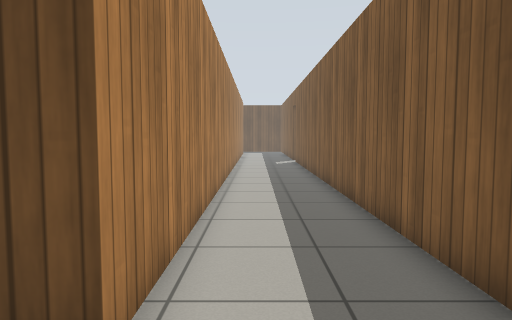
View 1 (above)

24 first-person views from a walk through a robot-simulator world made for Gazebo. The camera is 0.94 m above the floor, tilts 4° down and sees 70° across. The floor is counted in squares, 0.5 m on a side. Each view is taken from the middle of a square. On the plan, view 1 faces up. The plan holds only what a view shows up to about 18 squares ahead; the rest is blank. The place goes on beyond the plan. Simple patterns stand in for the simulator's built-in surfaces.

View 2
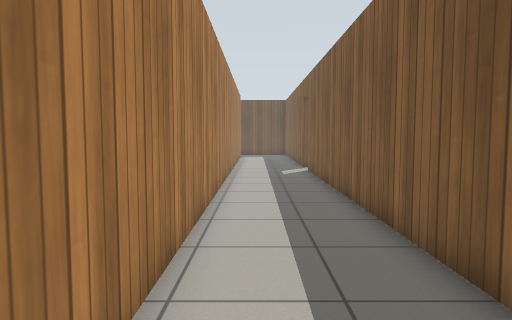

View 3
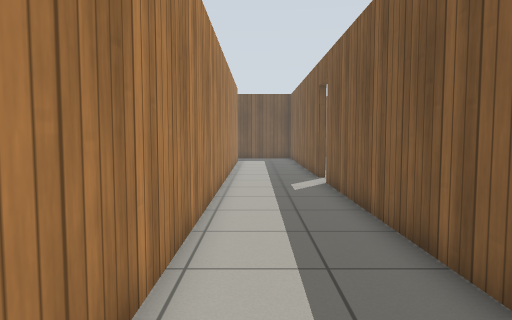

View 4
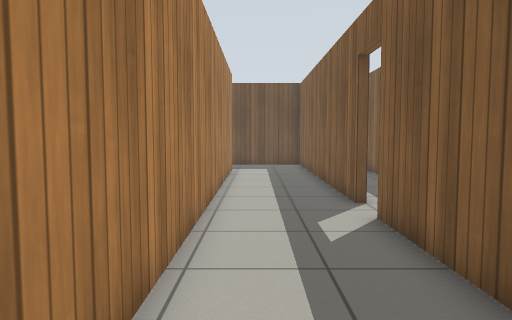

View 5
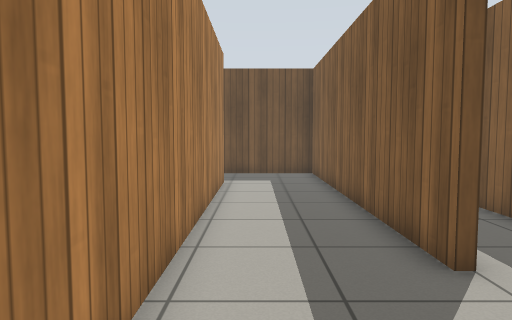

View 6
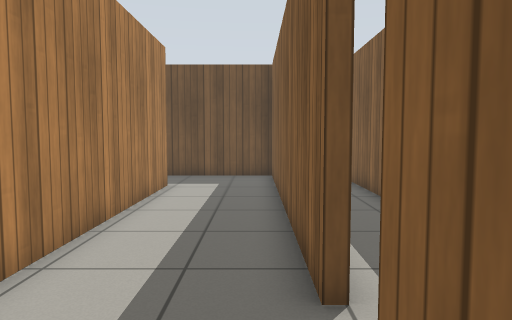

View 7
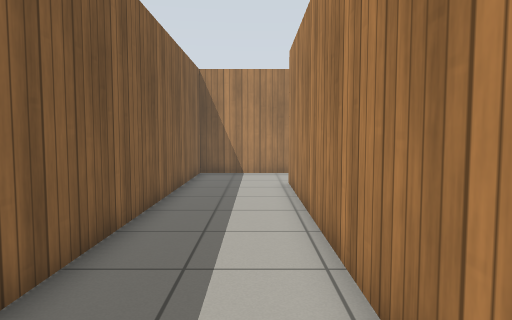

View 8
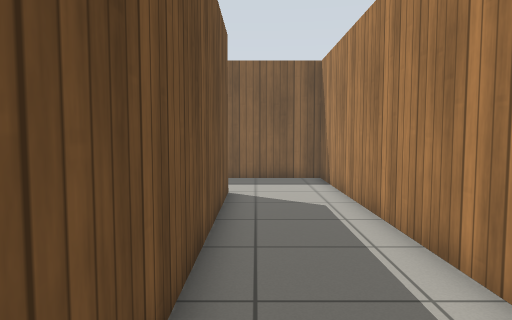

View 9
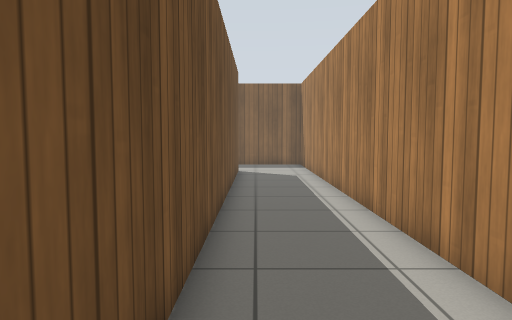

View 10
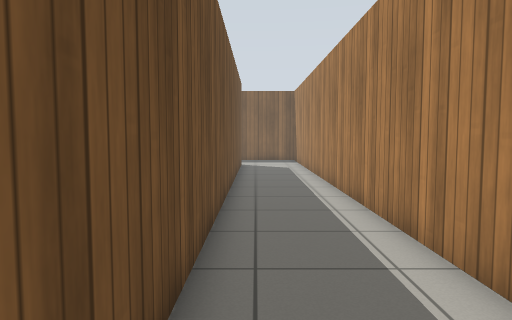

View 11
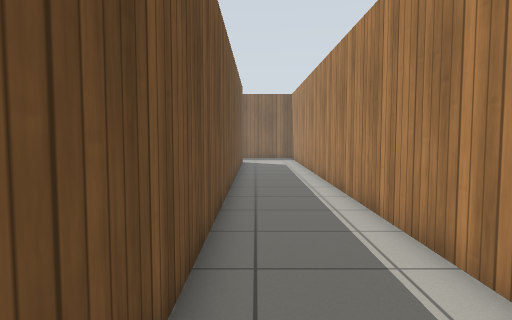

View 12
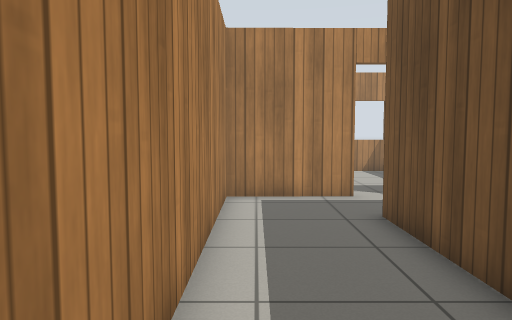

View 13
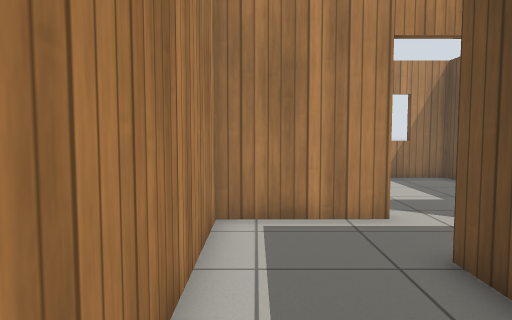

View 14
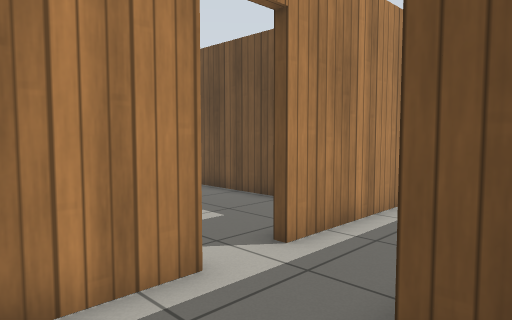

View 15
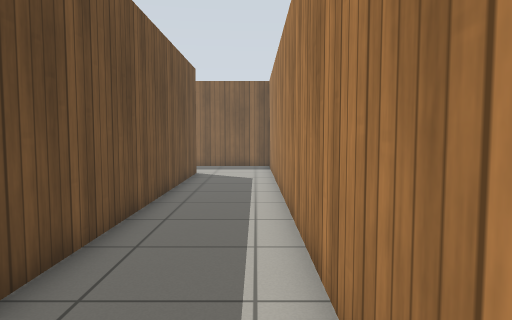

View 16
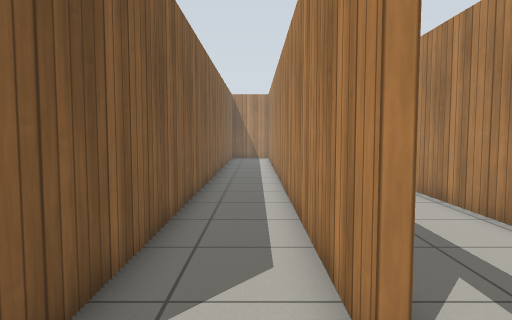

View 17
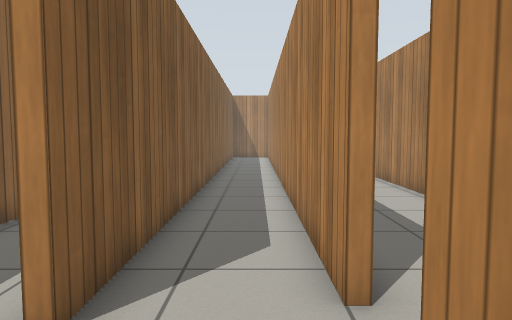

View 18
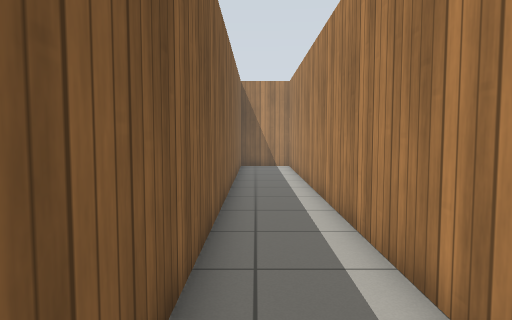

View 19
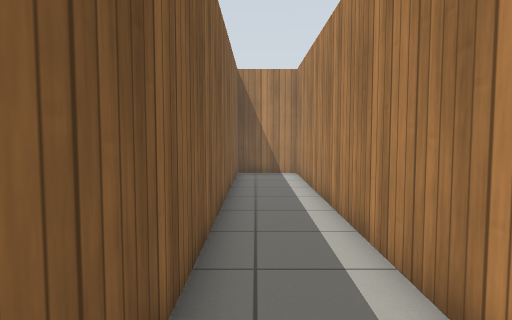

View 20
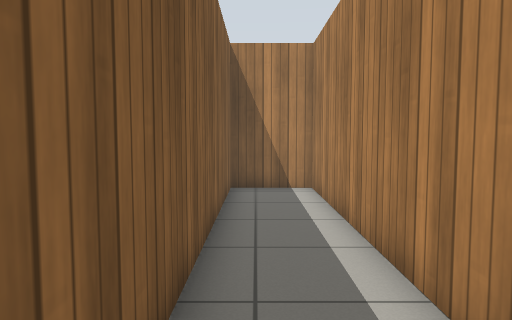

View 21
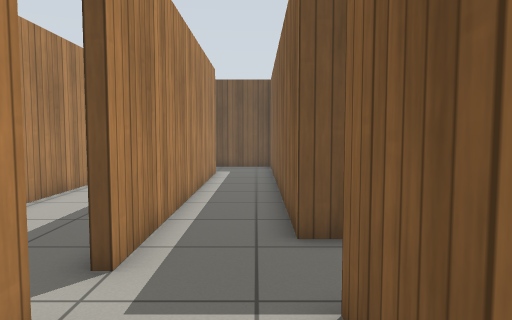

View 22
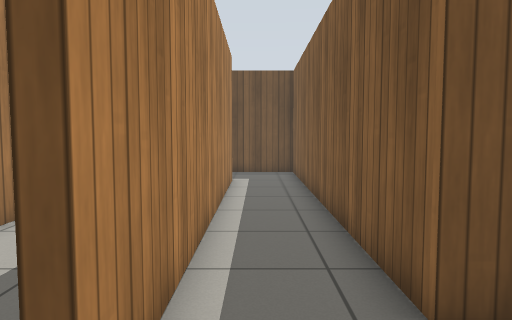

View 23
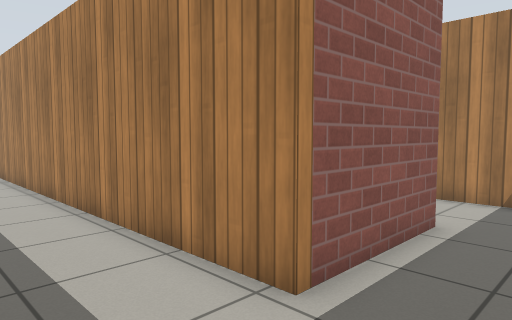

View 24
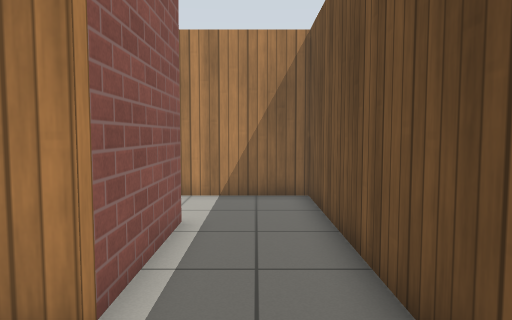

### Floor plan
Points are (right, up) in squares from view 1. A wall is a line through its corners. A room is listed if a view was taken in it or the views show most of it. See-through windows are left out.
Room 1 (views 1, 2, 3, 4, 5, 6, 7, 8, 9, 10, 11, 12, 13, 14, 15, 23, 24)
walls: (-5.9, 36.4) (-1.3, 36.4) (-1.3, 2.9) (-25.4, 2.9); (2.7, 26.9) (2.7, 39.6) (-9.2, 39.6) (-9.2, 35.2); (-28.1, 9.4) (-28, 4.8); (-28, 3) (-28, -0.9) (2.7, -0.8) (2.7, 25.1)
ways out: open door at (3, 26) to room 2; open door at (-28, 3.5)
Room 2 (views 16, 17, 18, 19, 20, 21, 22)
walls: (3, 25.1) (3, -0.8) (5.9, -0.8) (5.9, 25.7); (5.9, 28.4) (5.9, 42.9); (6.5, 28.5) (5.6, 28.5); (3, 40) (3, 26.9)
ways out: open door at (3, 26) to room 1

Where each view was taken, in squares from view 1:
view 1: 0 up, 0 right, facing up
view 2: 6 up, 0 right, facing up
view 3: 11 up, 0 right, facing up
view 4: 17 up, 0 right, facing up
view 5: 22 up, 0 right, facing up
view 6: 23 up, 2 right, facing up
view 7: 17 up, 0 right, facing down
view 8: 2 up, 13 left, facing right
view 9: 2 up, 20 left, facing right
view 10: 2 up, 24 left, facing right
view 11: 2 up, 26 left, facing right
view 12: 0 up, 17 left, facing left
view 13: 0 up, 20 left, facing left
view 14: 0 up, 24 left, facing up-left
view 15: 0 up, 19 left, facing right
view 16: 28 up, 4 right, facing down
view 17: 29 up, 4 right, facing down
view 18: 21 up, 5 right, facing down
view 19: 17 up, 5 right, facing down
view 20: 12 up, 5 right, facing down
view 21: 22 up, 5 right, facing up
view 22: 25 up, 4 right, facing up
view 23: 39 up, 2 right, facing down-left
view 24: 38 up, 2 right, facing left
